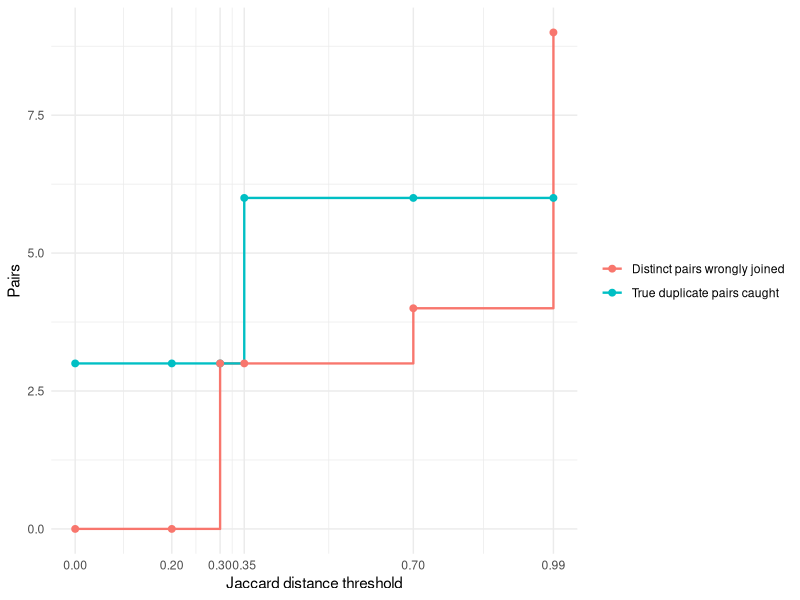

This chart was generated by the following R code:
## ---- chunk 1
#| include: false

options(warn = 2)
stopifnot(identical(getOption("warn"), 2L))
## ---- chunk 2
library(readr)
library(dplyr)
library(tibble)
library(purrr)
library(stringr)
library(digest)
library(stringdist)
library(tidyr)
library(ggplot2)

workforce_sentences <- read_csv(
  "data/workforce/workforce_sentences.csv",
  na = character(),
  col_types = cols(
    sentence_id = col_character(),
    document_id = col_character(),
    source_line = col_character(),
    text = col_character(),
    reference_label = col_character(),
    uncertainty = col_character(),
    annotator_id = col_character(),
    rationale = col_character(),
    codebook_version = col_character(),
    codebook_hash = col_character(),
    derived = col_character(),
    transformation = col_character()
  )
)

source_text <- workforce_sentences |>
  filter(sentence_id == "s006") |>
  pull(text)

unrelated_text <- workforce_sentences |>
  filter(sentence_id == "s004") |>
  pull(text)

documents <- tibble(
  doc_id = c("D01", "D02", "D03", "D04", "D05", "D06"),
  source = c(
    "Riverton sentence s006",
    "Exact author copy",
    "Formatting author copy",
    "One-word author variant",
    "Near distractor",
    "Unrelated Riverton sentence s004"
  ),
  text = c(
    source_text,
    source_text,
    "  THE employer   pays for certification   TRAINING. ",
    "The employer covers certification training.",
    "The employer pays for certification exam.",
    unrelated_text
  ),
  duplicate_family = c(
    "certification-training",
    "certification-training",
    "certification-training",
    "certification-training",
    "certification-exam",
    "spreadsheet-skills"
  )
)

stopifnot(
  identical(nrow(workforce_sentences), 28L),
  identical(source_text, "The employer pays for certification training."),
  identical(unrelated_text, "Applicants need basic spreadsheet skills."),
  identical(nrow(documents), 6L),
  identical(sum(documents$duplicate_family == "certification-training"), 4L)
)

knitr::kable(
  documents |>
    select(doc_id, source, text),
  col.names = c("Document", "Source", "Text"),
  caption = "Six documents prepared for duplicate review",
  row.names = FALSE
)
## ---- chunk 3
documents <- documents |>
  mutate(
    exact_hash = map_chr(
      text,
      \(value) digest::digest(
        value,
        algo = "sha256",
        serialize = FALSE
      )
    )
  )

exact_groups <- documents |>
  count(exact_hash, name = "documents") |>
  filter(documents > 1L)

exact_duplicate_pairs <- sum(choose(exact_groups$documents, 2))

stopifnot(
  identical(n_distinct(documents$exact_hash), 5L),
  identical(nrow(exact_groups), 1L),
  identical(exact_groups$documents, 2L),
  identical(exact_duplicate_pairs, 1)
)

knitr::kable(
  documents |>
    transmute(
      doc_id,
      text,
      hash_start = str_sub(exact_hash, 1, 12)
    ),
  col.names = c("Document", "Text", "SHA-256 start"),
  caption = "Exact hashes before normalization",
  row.names = FALSE
)
## ---- chunk 4
documents <- documents |>
  mutate(
    normalized_text = str_squish(str_to_lower(text)),
    normalized_hash = map_chr(
      normalized_text,
      \(value) digest::digest(
        value,
        algo = "sha256",
        serialize = FALSE
      )
    )
  )

normalized_groups <- documents |>
  count(normalized_hash, name = "documents") |>
  filter(documents > 1L)

normalized_duplicate_pairs <- sum(choose(normalized_groups$documents, 2))

stopifnot(
  identical(n_distinct(documents$normalized_hash), 4L),
  identical(nrow(normalized_groups), 1L),
  identical(normalized_groups$documents, 3L),
  identical(normalized_duplicate_pairs, 3),
  identical(
    documents$normalized_text[1:3],
    rep("the employer pays for certification training.", 3L)
  )
)

knitr::kable(
  documents |>
    transmute(
      doc_id,
      normalized_text,
      hash_start = str_sub(normalized_hash, 1, 12)
    ),
  col.names = c("Document", "Normalized text", "Normalized SHA-256 start"),
  caption = "Normalized hashes after lowercasing and whitespace squishing",
  row.names = FALSE
)
## ---- chunk 5
comparison_pairs <- expand_grid(
  left_doc = documents$doc_id,
  right_doc = documents$doc_id
) |>
  filter(left_doc < right_doc) |>
  left_join(
    documents |>
      select(
        left_doc = doc_id,
        left_text = text,
        left_norm = normalized_text,
        left_family = duplicate_family
      ),
    by = join_by(left_doc)
  ) |>
  left_join(
    documents |>
      select(
        right_doc = doc_id,
        right_text = text,
        right_norm = normalized_text,
        right_family = duplicate_family
      ),
    by = join_by(right_doc)
  ) |>
  mutate(
    manual_duplicate =
      left_family == right_family &
        left_family == "certification-training",
    jaccard_distance = map2_dbl(
      left_norm,
      right_norm,
      \(left, right) stringdist::stringdist(
        left,
        right,
        method = "jaccard",
        q = 3
      )
    )
  )

calibration_pair <- tibble(
  left_text = "Evening shifts require a valid forklift certification.",
  right_text = "Evening shifts require a valid forklift certificate."
) |>
  mutate(
    jaccard_distance = stringdist::stringdist(
      left_text,
      right_text,
      method = "jaccard",
      q = 3
    )
  )

calibration_distance <- calibration_pair$jaccard_distance

stopifnot(
  identical(nrow(comparison_pairs), 15L),
  identical(nrow(calibration_pair), 1L),
  identical(sum(comparison_pairs$manual_duplicate), 6L),
  identical(round(calibration_distance, 4), 0.1132),
  identical(
    comparison_pairs |>
      filter(left_doc == "D01", right_doc == "D04") |>
      pull(jaccard_distance) |>
      round(2),
    0.32
  ),
  identical(
    comparison_pairs |>
      filter(left_doc == "D01", right_doc == "D05") |>
      pull(jaccard_distance) |>
      round(4),
    0.2917
  )
)

knitr::kable(
  comparison_pairs |>
    transmute(
      pair = str_c(left_doc, right_doc, sep = " / "),
      manual_duplicate,
      jaccard_distance = round(jaccard_distance, 4)
    ),
  col.names = c("Pair", "Hand-marked duplicate", "Jaccard distance"),
  caption = "Pairwise distances across the six review documents",
  row.names = FALSE
)

knitr::kable(
  calibration_pair |>
    mutate(jaccard_distance = round(jaccard_distance, 4)),
  col.names = c("Left text", "Right text", "Jaccard distance"),
  caption = "Calibration pair for reading the Jaccard scale",
  row.names = FALSE
)
## ---- chunk 6
#| label: fig-dedup-threshold
#| fig-cap: "Duplicate pairs caught and distinct pairs wrongly joined at each tested threshold."
#| fig-alt: "Step chart showing true duplicate pairs caught at 3 until threshold 0.35 and 6 afterward, while wrongly joined distinct pairs move from 0 to 3, then 4, then 9."

threshold_sweep <- tibble(
  threshold = c(0, 0.2, 0.3, 0.35, 0.7, 0.99)
) |>
  mutate(
    caught_true = map_int(
      threshold,
      \(cutoff) sum(
        comparison_pairs$manual_duplicate &
          comparison_pairs$jaccard_distance <= cutoff
      )
    ),
    wrongly_joined = map_int(
      threshold,
      \(cutoff) sum(
        !comparison_pairs$manual_duplicate &
          comparison_pairs$jaccard_distance <= cutoff
      )
    )
  )

perfect_threshold <- threshold_sweep |>
  filter(caught_true == 6L, wrongly_joined == 0L)

stopifnot(
  identical(threshold_sweep$caught_true, c(3L, 3L, 3L, 6L, 6L, 6L)),
  identical(threshold_sweep$wrongly_joined, c(0L, 0L, 3L, 3L, 4L, 9L)),
  identical(nrow(perfect_threshold), 0L)
)

knitr::kable(
  threshold_sweep,
  col.names = c(
    "Threshold",
    "True duplicate pairs caught",
    "Distinct pairs wrongly joined"
  ),
  caption = "Near-duplicate results at six threshold values",
  row.names = FALSE
)

threshold_sweep |>
  tidyr::pivot_longer(
    cols = c(caught_true, wrongly_joined),
    names_to = "result",
    values_to = "pairs"
  ) |>
  mutate(
    result = case_when(
      result == "caught_true" ~ "True duplicate pairs caught",
      result == "wrongly_joined" ~ "Distinct pairs wrongly joined",
      TRUE ~ result
    )
  ) |>
  ggplot(aes(x = threshold, y = pairs, color = result)) +
  geom_step(linewidth = 0.8, direction = "hv") +
  geom_point(size = 2) +
  scale_x_continuous(breaks = threshold_sweep$threshold) +
  labs(
    x = "Jaccard distance threshold",
    y = "Pairs",
    color = NULL
  ) +
  theme_minimal()
